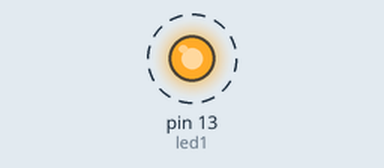
This sketch was run on a simulated Arduino Leonardo, built with avr-gcc and run on an emulated ATmega32U4. On the bench: output pins drawn as LEDs (lit = HIGH). Dashed ring = blinking.

Above: at 14.2 s.
Timing chart, 0 to 17.0 s (numbered marks = the images above):
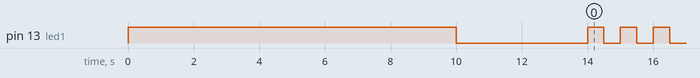

The sketch:

configurar_arduino.ino
```cpp
char nombre[21] = "arduino";
char bps = '4';
char contrasena[5] = "1234";
int led1 = 13;
int delay1 = 10000;
int delay2 = 1000;
int delay3 = 500;

void setup() {
Serial1.begin(9600); //Serial1 works with Arduino Micro as SofwareSerial does with Uno.
pinMode(led1,OUTPUT);
digitalWrite(led1,HIGH);
delay(delay1);
digitalWrite(led1,LOW);

Serial1.print("AT"); //Comienza la configuración.
delay(delay2);

Serial1.print("AT+NAME"); //Da nombre al bluetooth.
Serial1.print(nombre);
delay(delay2);

Serial1.print("AT+BAUD"); //Define una velocidad de trabajo.
Serial1.print(bps);
delay(delay2);

Serial1.print("AT+PIN"); //Establece la contraseña.
Serial1.print(contrasena);
delay(delay2);
}

void loop() {
  digitalWrite(led1, !digitalRead(led1)); //El led parpadea.
  delay(delay3);
}
```

Measured:
- by itself, pin 13 (led1): repeats every 1.0 s: HIGH 0.50 s, LOW 0.50 s
